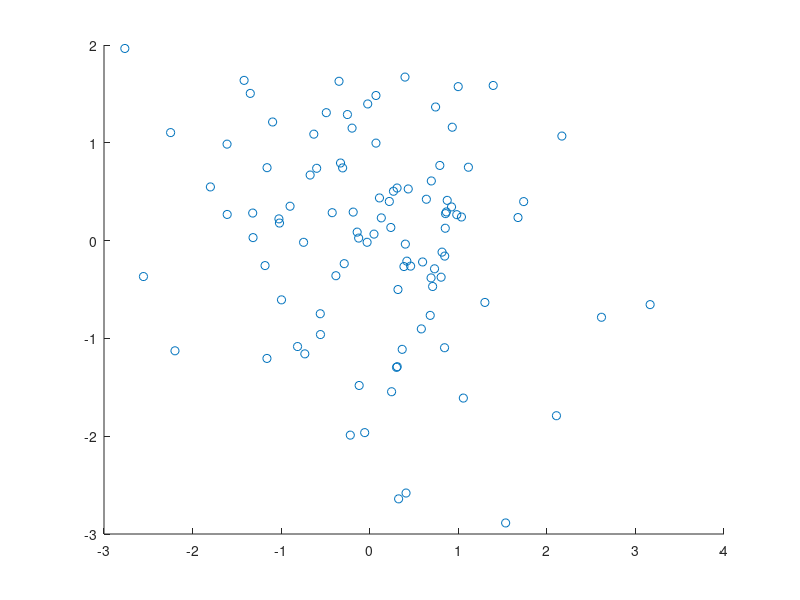
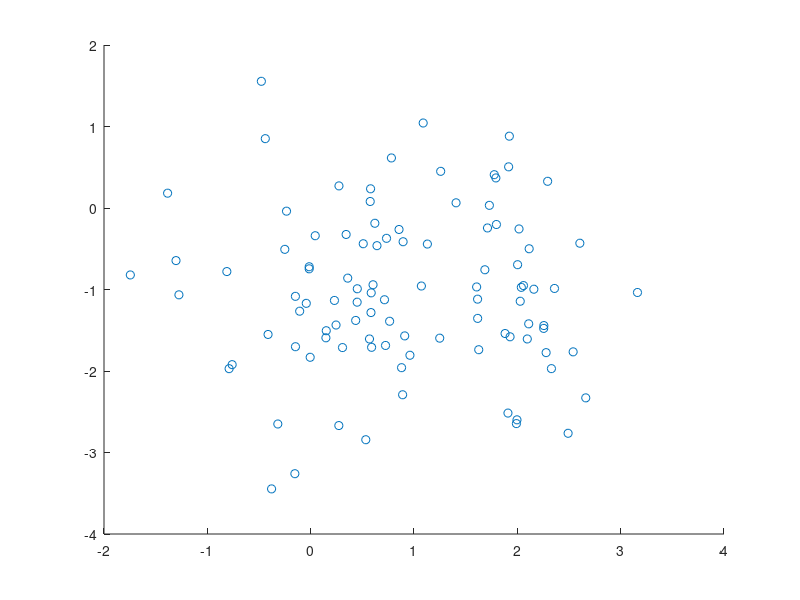
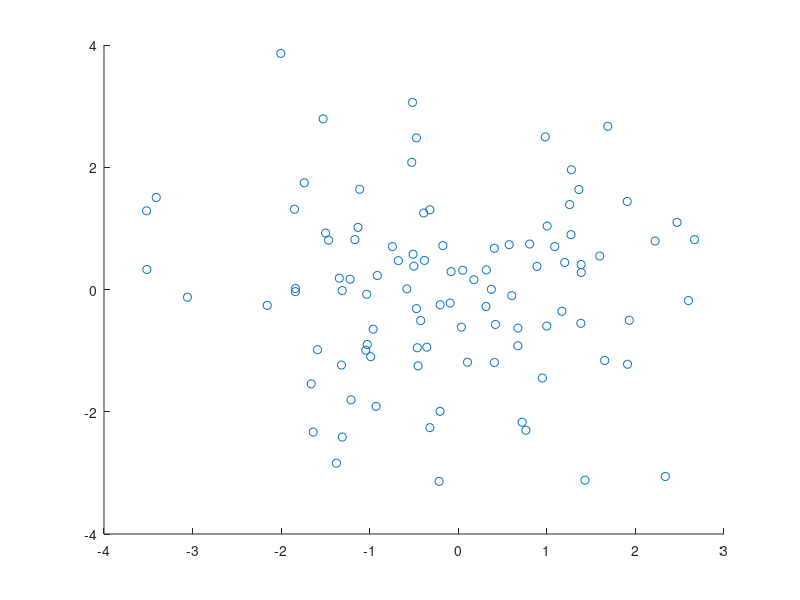
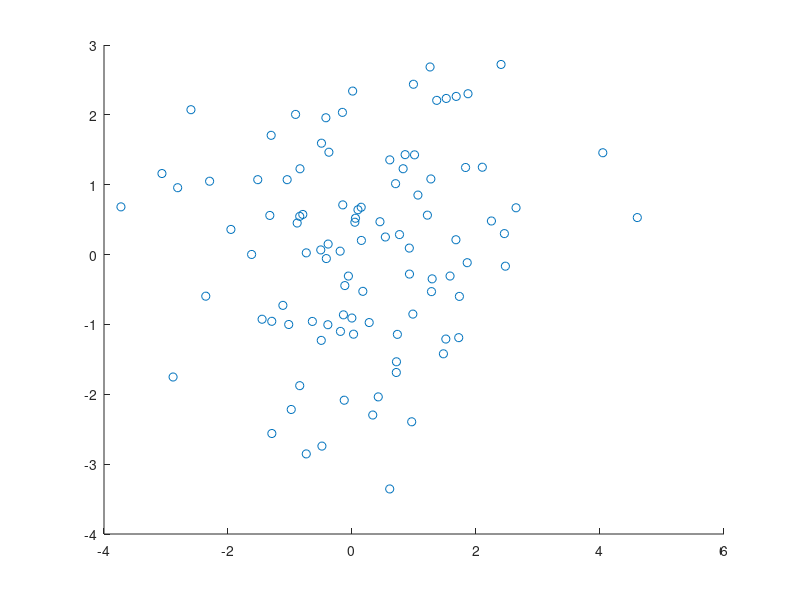

These figures' MATLAB source, in order:
mu = [0, 0];
sigma = [1, 0; 0, 1];
x = mvnrnd ( mu, sigma, 100 );
figure(1)
scatter(x(:,1), x(:,2))


mu = [1, -1];
sigma = [1, 0; 0, 1];
x = mvnrnd ( mu, sigma, 100 );
figure(2)
scatter(x(:,1), x(:,2))


mu = [0, 0];
sigma = [2, 0; 0, 2];
x = mvnrnd ( mu, sigma, 100 );
figure(3)
scatter(x(:,1), x(:,2))

mu = [0, 0];
sigma = [2, 0.2; 0.2, 2];
x = mvnrnd ( mu, sigma, 100 );
figure(4)
scatter(x(:,1), x(:,2))

mu = [0, 0];
sigma = [2, -0.2; -0.2, 2];
x = mvnrnd ( mu, sigma, 100 );
figure(5)
scatter(x(:,1), x(:,2))